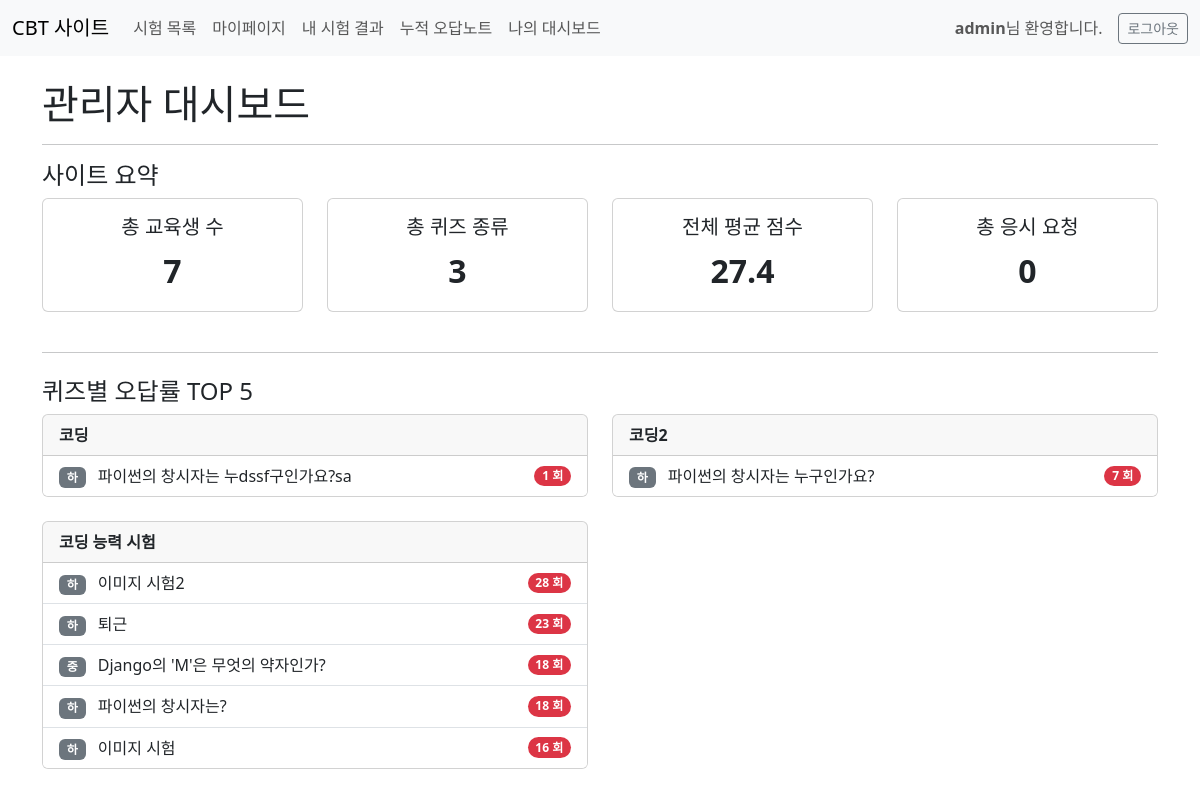
/quiz/quiz/dashboard/ (signed in), run on the app's committed database.
### quiz/models.py (models this page shows, shortened)
class Quiz(models.Model):
    class Category(models.TextChoices):
        COMMON = '공통', '공통 (모든 교육생에게 표시)'
        PROCESS = '공정', '공정 (해당 공정 교육생에게 우선 표시)'
    title = models.CharField(max_length=200, verbose_name="퀴즈 제목")
    allowed_groups = models.ManyToManyField(Group, blank=True, verbose_name='응시 가능 그룹')
    category = models.CharField(
        max_length=10,
        choices=Category.choices,
        default=Category.COMMON,
        verbose_name="퀴즈 분류"
    )
    associated_process = models.CharField(
        max_length=100,
        blank=True, null=True,
        verbose_name="관련 공정",
        help_text="퀴즈 분류가 '공정'인 경우에만 이 필드를 채워주세요."
    )
    class GenerationMethod(models.TextChoices):
        RANDOM = '랜덤', '난이도별 랜덤 출제'
        FIXED = '지정', '지정 문제 세트 출제'
    generation_method = models.CharField(
        max_length=10,
        choices=GenerationMethod.choices,
        default=GenerationMethod.RANDOM,
        verbose_name="문제 출제 방식"
    )
    exam_sheet = models.ForeignKey(
        'ExamSheet',
        on_delete=models.SET_NULL,
        null=True, blank=True,
        verbose_name="선택된 문제 세트",
        related_name='+'
    )
    class Meta:
        verbose_name = '퀴즈'
        verbose_name_plural = '퀴즈'

class Question(models.Model):
    class QuestionType(models.TextChoices):
        SINGLE_CHOICE = '객관식'
        MULTIPLE_CHOICE = '다중선택'
        SHORT_ANSWER = '주관식'
    class Difficulty(models.TextChoices):
        EASY = '하'
        MEDIUM = '중'
        HARD = '상'
    question_type = models.CharField(
        max_length=10,
        choices=QuestionType.choices,
        default=QuestionType.SINGLE_CHOICE,
    )
    quiz = models.ForeignKey(Quiz, on_delete=models.CASCADE)
    question_text = models.CharField(max_length=200)
    difficulty = models.CharField(
        max_length=2,
        choices=Difficulty.choices,
        default=Difficulty.EASY,
    )
    image = models.ImageField(upload_to='quiz_images/', blank=True, null=True)
    tags = models.ManyToManyField(Tag, blank=True, verbose_name='태그')
    class Meta:
        verbose_name = '문제'
        verbose_name_plural = '문제'

### quiz/views.py (the view)
# urls.py: path('quiz/dashboard/', views.dashboard, name='dashboard'),
@login_required
def dashboard(request):
    if not request.user.is_staff:
        return redirect('quiz:index')
    total_users = User.objects.count()
    total_quizzes = Quiz.objects.count()
    average_score = TestResult.objects.aggregate(avg_score=Avg('score'))['avg_score']
    stats_by_quiz = {}
    quizzes = Quiz.objects.all()
    for quiz in quizzes:
        most_incorrect = UserAnswer.objects.filter(
            is_correct=False,
            question__quiz=quiz
        ).values(
            'question__question_text',
            'question__difficulty'
        ).annotate(
            incorrect_count=Count('id')
        ).order_by('-incorrect_count')[:5]
        stats_by_quiz[quiz.title] = most_incorrect
    context = {
        'total_users': total_users,
        'total_quizzes': total_quizzes,
        'average_score': average_score,
        'stats_by_quiz': stats_by_quiz, # <-- 전달하는 데이터 변경
    }
    return render(request, 'quiz/dashboard.html', context)

### templates/quiz/dashboard.html
{% extends 'base.html' %}
{% block content %}
    <h1>관리자 대시보드</h1>
    <hr>
    <h4>사이트 요약</h4>
    <div class="row">
        <div class="col-md-3 mb-3">
            <div class="card text-center">
                <div class="card-body">
                    <h5 class="card-title">총 교육생 수</h5>
                    <p class="card-text fs-2 fw-bold">{{ total_users }}</p>
                </div>
            </div>
        </div>
        <div class="col-md-3 mb-3">
            <div class="card text-center">
                <div class="card-body">
                    <h5 class="card-title">총 퀴즈 종류</h5>
                    <p class="card-text fs-2 fw-bold">{{ total_quizzes }}</p>
                </div>
            </div>
        </div>
        <div class="col-md-3 mb-3">
            <div class="card text-center">
                <div class="card-body">
                    <h5 class="card-title">전체 평균 점수</h5>
                    <p class="card-text fs-2 fw-bold">{{ average_score|floatformat:1 }}</p>
                </div>
            </div>
        </div>
        <div class="col-md-3 mb-3">
            <div class="card text-center">
                <div class="card-body">
                    <h5 class="card-title">총 응시 요청</h5>
                    <p class="card-text fs-2 fw-bold">{{ total_attempts|default:0 }}</p>
                </div>
            </div>
        </div>
    </div>
    <hr class="my-4">
    <h4>퀴즈별 오답률 TOP 5</h4>
    <div class="row">
        {% for quiz_title, stats in stats_by_quiz.items %}
        <div class="col-md-6 mb-4">
            <div class="card">
                <div class="card-header">
                    <strong>{{ quiz_title }}</strong>
                </div>
                {% if stats %}
                <ul class="list-group list-group-flush">
                    {% for item in stats %}
                        <li class="list-group-item d-flex justify-content-between align-items-center">
                            <span>
                                <span class="badge bg-secondary me-2">{{ item.question__difficulty }}</span>
                                {{ item.question__question_text }}
                            </span>
                            <span class="badge bg-danger rounded-pill">{{ item.incorrect_count }} 회</span>
                        </li>
                    {% endfor %}
                </ul>
                {% else %}
                <div class="card-body">
                    <p class="card-text text-muted">아직 데이터가 부족합니다.</p>
                </div>
                {% endif %}
            </div>
        </div>
        {% endfor %}
    </div>
{% endblock %}

### templates/base.html (shortened to what this page needs)
<!DOCTYPE html>
<html lang="ko">
<head>
    <link href="https://cdn.jsdelivr.net/npm/bootstrap@5.3.3/dist/css/bootstrap.min.css" rel="stylesheet">
</head>
<body>
    {% if not is_in_test_mode %}
    <header>
        <nav class="navbar navbar-expand-lg navbar-light bg-light">
            <div class="container-fluid">
                <a class="navbar-brand" href="{% url 'quiz:index' %}">CBT 사이트</a>
                <div class="collapse navbar-collapse" id="navbarNav">
                    <ul class="navbar-nav me-auto mb-2 mb-lg-0">
                        {% if user.is_authenticated %}
                            <li class="nav-item">
                                <a class="nav-link" href="{% url 'quiz:index' %}">시험 목록</a>
                            </li>
                            <li class="nav-item">
                                <a class="nav-link" href="{% url 'quiz:my_page' %}">마이페이지</a>
                            </li>
                            <li class="nav-item">
                                <a class="nav-link" href="{% url 'quiz:my_results_index' %}">내 시험 결과</a>
                            </li>
                            <li class="nav-item">
                                <a class="nav-link" href="{% url 'quiz:my_incorrect_answers_index' %}">누적 오답노트</a>
                            </li>
                            <li class="nav-item">
                                <a class="nav-link" href="{% url 'quiz:personal_dashboard' %}">나의 대시보드</a>
                            </li>
                        {% endif %}
                    </ul>
                    <div class="d-flex align-items-center">
                        {% if user.is_authenticated %}
                            <span class="navbar-text me-3">
                                <strong>{{ user.username }}</strong>님 환영합니다.
                            </span>
                            <form action="{% url 'accounts:logout' %}" method="post" class="d-inline">
                                <button type="submit" class="btn btn-outline-secondary btn-sm">로그아웃</button>
                            </form>
                        {% else %}
                            <a href="{% url 'accounts:login' %}" class="btn btn-outline-primary me-2 btn-sm">로그인</a>
                            <a href="{% url 'accounts:signup' %}" class="btn btn-primary btn-sm">회원가입</a>
                        {% endif %}
                    </div>
                </div>
            </div>
        </nav>
    </header>
    {% endif %}
    <main class="container mt-4">
        {% block content %}
        {% endblock %}
    </main>
</body>
</html>

### data on the page
Quiz: stats_by_quiz "코딩"
Question: question__difficulty "하", question__question_text "파이썬의 창시자는 누dssf구인가요?sa", incorrect_count "1"
Quiz: stats_by_quiz "코딩2"
Question: question__difficulty "하", question__question_text "파이썬의 창시자는 누구인가요?", incorrect_count "7"
Quiz: stats_by_quiz "코딩 능력 시험"
Question: question__difficulty "하", question__question_text "이미지 시험2", incorrect_count "28"
Question: question__difficulty "중", question__question_text "Django의 'M'은 무엇의 약자인가?", incorrect_count "18"
Question: question__difficulty "하", question__question_text "파이썬의 창시자는?", incorrect_count "18"
Question: question__difficulty "하", question__question_text "이미지 시험", incorrect_count "16"

### other printed values
{{ user.username }} "admin"
{{ total_users }} "7"
{{ total_quizzes }} "3"
{{ average_score|floatformat:1 }} "27.4"
{{ total_attempts|default:0 }} "0"
{{ item.question__difficulty }} "하"
{{ item.question__question_text }} "퇴근"
{{ item.incorrect_count }} "23"
